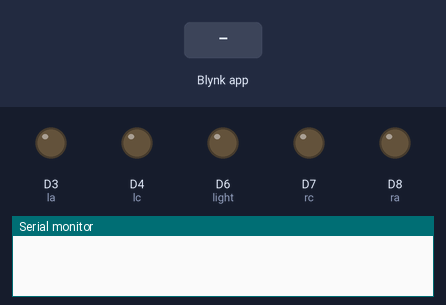
A sketch run on a simulated ESP8266 (NodeMCU). Parts: output pins drawn as LEDs (lit = HIGH), the last lines printed to the serial monitor. The test bench sets the inputs (shaded band). WiFi joins after 1.5 s; servers stay silent unless stated.

Above: at 4.0 s.
4.1 s: Blynk app writes 1 to V6
At 5.1 s:
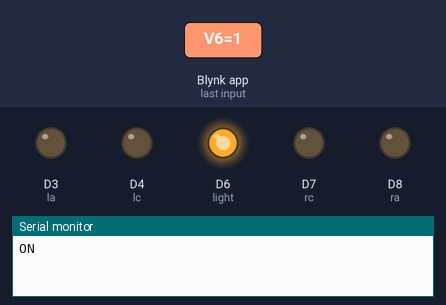
5.6 s: Blynk app writes 1 to V0
At 6.3 s:
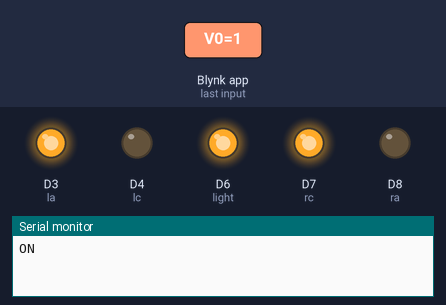
7.1 s: Blynk app writes 0 to V6
At 7.4 s:
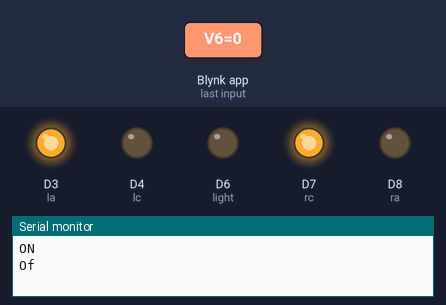
8.6 s: Blynk app writes 0 to V1
At 9.8 s:
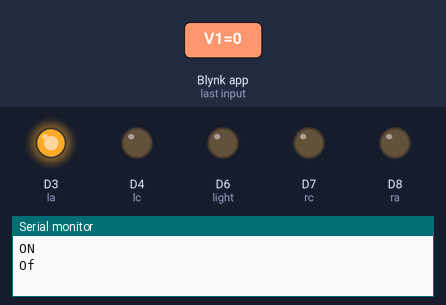
10.1 s: Blynk app writes 1 to V3
At 11.0 s:
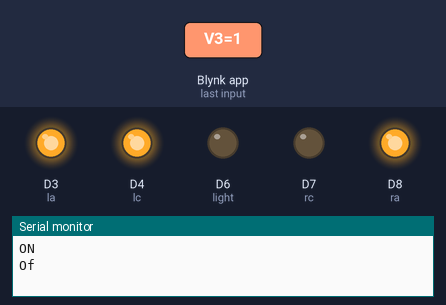
11.6 s: Blynk app writes 0 to V0
At 12.1 s:
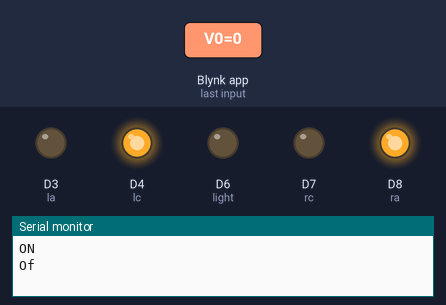
Timing chart, 0 to 14.1 s (numbered marks = the images above; inputs shaded):
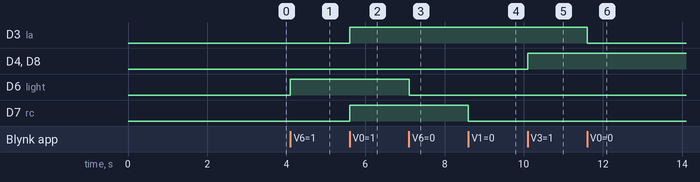

Measured:
- after the input at 4.1 s, D6 (light): LOW → HIGH at once
- after the input at 5.6 s, D3 (la), D7 (rc): LOW → HIGH at once
- after the input at 7.1 s, D6 (light): HIGH → LOW at once
- after the input at 8.6 s, D7 (rc): HIGH → LOW at once
- after the input at 10.1 s, D4 (lc), D8 (ra): LOW → HIGH at once
- after the input at 11.6 s, D3 (la): HIGH → LOW at once

The sketch:

Rc_reciver.ino
```cpp
#include <ESP8266WiFi.h>
#include <BlynkSimpleEsp8266.h>
#include <WiFiManager.h>
#include <Wire.h>

WiFiManager wifiManager;

//Motor PINs
#define rc D7
#define ra D8
#define la D3
#define lc D4
#define light D6

bool forward=false;
bool back=false;
bool left=false;
bool right=false;


//char auth[] = "urtepnRcq94VQjS5YXEC3AowJb6VLMBx"; //Enter your Blynk application auth token
char auth[] = "urtepnRcq94VQjS5YXEC3AowJb6VLMBx";
char ssid[] = "Redmik20"; //Enter your WIFI name
char pass[] = "123456789001"; //Enter your WIFI passowrd

BLYNK_WRITE(V0){
  bool value1 = param.asInt();
  if (value1==1){
    // Blynk.virtualWrite(V5, HIGH);
  digitalWrite(rc, HIGH);
  digitalWrite(la, HIGH);
  }
  else{
    forward=false;
  digitalWrite(rc, LOW);
  digitalWrite(la, LOW);
  }
}

BLYNK_WRITE(V1){
  bool value1 = param.asInt();
  if (value1==1){
    left=true;
   digitalWrite(rc, HIGH);
  }
  else{
    left=false;
  digitalWrite(rc, LOW);
  }
}
BLYNK_WRITE(V2){
  bool value1 = param.asInt();
  if (value1==1){
    right=true;
     digitalWrite(la, HIGH);
  }
  else{
    right=false;
  digitalWrite(la, LOW);

  }
}
BLYNK_WRITE(V3){
  bool value1 = param.asInt();
  if (value1==1){
    back=true;
    digitalWrite(ra, HIGH);
  digitalWrite(lc, HIGH);
  }
  else{
    back=false;
  digitalWrite(ra, LOW);
  digitalWrite(lc, LOW);
}
}
BLYNK_WRITE(V5){
  bool value1 = param.asInt();
  if (value1==1){
  digitalWrite(rc, HIGH);
  digitalWrite(lc, HIGH);

  }

  else{
  digitalWrite(rc, LOW);
  digitalWrite(lc, LOW);
  }
}

BLYNK_WRITE(V6){
  bool value1 = param.asInt();
  if(value1==1){
    Serial.println("ON");
    digitalWrite(light, HIGH);
  }
  else{
    Serial.println("Of");
    digitalWrite(light, LOW);
  }
}

void setup() {


  Serial.begin(115200);
  delay(1000);
  pinMode(la, OUTPUT);
  pinMode(ra, OUTPUT);
  pinMode(rc, OUTPUT);
  pinMode(lc, OUTPUT);
  pinMode(light, OUTPUT);
  wifiManager.autoConnect("esp", "1234567890");
    Blynk.begin(auth, ssid, pass, "blynk.cloud", 80);
    // pinMode(10, OUTPUT);
    // Blynk.begin(auth, ssid, pass);

}

void loop(){
  Blynk.run();
}
```
